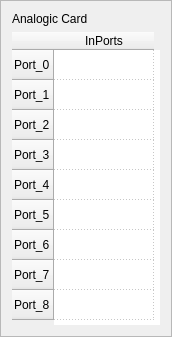
<?xml version="1.0" encoding="UTF-8"?>
<ui version="4.0">
 <class>Frame</class>
 <widget class="QFrame" name="Frame">
  <property name="geometry">
   <rect>
    <x>0</x>
    <y>0</y>
    <width>172</width>
    <height>337</height>
   </rect>
  </property>
  <property name="sizePolicy">
   <sizepolicy hsizetype="Preferred" vsizetype="Preferred">
    <horstretch>0</horstretch>
    <verstretch>0</verstretch>
   </sizepolicy>
  </property>
  <property name="windowTitle">
   <string>Frame</string>
  </property>
  <property name="autoFillBackground">
   <bool>false</bool>
  </property>
  <property name="frameShape">
   <enum>QFrame::StyledPanel</enum>
  </property>
  <property name="frameShadow">
   <enum>QFrame::Plain</enum>
  </property>
  <property name="lineWidth">
   <number>0</number>
  </property>
  <layout class="QVBoxLayout" name="verticalLayout">
   <item>
    <widget class="QLabel" name="table_name">
     <property name="sizePolicy">
      <sizepolicy hsizetype="Fixed" vsizetype="Fixed">
       <horstretch>0</horstretch>
       <verstretch>0</verstretch>
      </sizepolicy>
     </property>
     <property name="text">
      <string>Analogic Card</string>
     </property>
     <property name="scaledContents">
      <bool>true</bool>
     </property>
    </widget>
   </item>
   <item>
    <widget class="QTableWidget" name="ports_table">
     <property name="sizePolicy">
      <sizepolicy hsizetype="Preferred" vsizetype="Preferred">
       <horstretch>0</horstretch>
       <verstretch>0</verstretch>
      </sizepolicy>
     </property>
     <property name="styleSheet">
      <string notr="true"/>
     </property>
     <property name="frameShape">
      <enum>QFrame::NoFrame</enum>
     </property>
     <property name="frameShadow">
      <enum>QFrame::Plain</enum>
     </property>
     <property name="lineWidth">
      <number>0</number>
     </property>
     <property name="autoScroll">
      <bool>false</bool>
     </property>
     <property name="verticalScrollMode">
      <enum>QAbstractItemView::ScrollPerItem</enum>
     </property>
     <property name="showGrid">
      <bool>true</bool>
     </property>
     <property name="gridStyle">
      <enum>Qt::DotLine</enum>
     </property>
     <property name="wordWrap">
      <bool>true</bool>
     </property>
     <row>
      <property name="text">
       <string>Port_0</string>
      </property>
     </row>
     <row>
      <property name="text">
       <string>Port_1</string>
      </property>
     </row>
     <row>
      <property name="text">
       <string>Port_2</string>
      </property>
     </row>
     <row>
      <property name="text">
       <string>Port_3</string>
      </property>
     </row>
     <row>
      <property name="text">
       <string>Port_4</string>
      </property>
     </row>
     <row>
      <property name="text">
       <string>Port_5</string>
      </property>
     </row>
     <row>
      <property name="text">
       <string>Port_6</string>
      </property>
     </row>
     <row>
      <property name="text">
       <string>Port_7</string>
      </property>
     </row>
     <row>
      <property name="text">
       <string>Port_8</string>
      </property>
     </row>
     <column>
      <property name="text">
       <string>InPorts</string>
      </property>
     </column>
     <item row="0" column="0">
      <property name="text">
       <string/>
      </property>
     </item>
    </widget>
   </item>
  </layout>
 </widget>
 <resources/>
 <connections/>
</ui>
